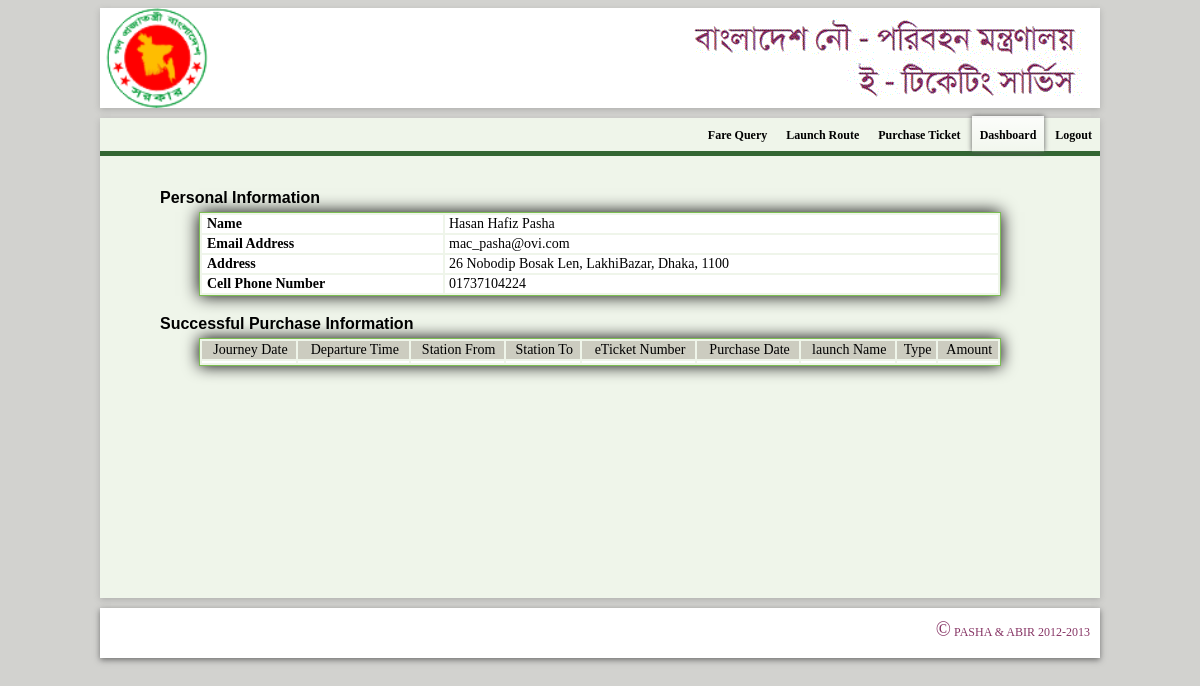
Screenshot of /neticketing/dashboard.php (signed in) with the database file from the repository.
### tables this page shows
CREATE TABLE IF NOT EXISTS `user_info` (
  `user_id` int(11) NOT NULL AUTO_INCREMENT,
  `user_name` varchar(60) DEFAULT NULL,
  `user_email` varchar(60) DEFAULT NULL,
  `user_phone` varchar(60) DEFAULT NULL,
  `user_address` text,
  `user_password` varchar(60) DEFAULT NULL,
  PRIMARY KEY (`user_id`),
  UNIQUE KEY `user_email` (`user_email`),
  UNIQUE KEY `user_phone` (`user_phone`)
);

### neticketing/dashboard.php (the view, shortened to what this page needs)
<?php require_once('Connections/neticketing.php'); ?>
<?php
if (!function_exists("GetSQLValueString")) {
function GetSQLValueString($theValue, $theType, $theDefinedValue = "", $theNotDefinedValue = "")
{
  $theValue = function_exists("mysql_real_escape_string") ? mysql_real_escape_string($theValue) : mysql_escape_string($theValue);
  switch ($theType) {
    case "text":
      $theValue = ($theValue != "") ? "'" . $theValue . "'" : "NULL";
      break;
    case "long":
    case "int":
      $theValue = ($theValue != "") ? intval($theValue) : "NULL";
      break;
  }
  return $theValue;
}
}
$colname_user_information = "-1";
if (isset($_SESSION['user_email'])) {
  $colname_user_information = $_SESSION['user_email'];
}
$query_user_information = sprintf("SELECT user_name, user_email, user_phone, user_address FROM user_info WHERE user_email = %s", GetSQLValueString($colname_user_information, "text"));
$user_information = mysql_query($query_user_information, $neticketing) or die(mysql_error());
$row_user_information = mysql_fetch_assoc($user_information);
$colname_purchaseInfo = "-1";
$query_purchaseInfo = sprintf("SELECT purchase_date, journey_date, dept_time, source, destination, launch_name, tnr, catagory, amount
  FROM purchase_info
  WHERE user_id = '".$_SESSION['user_id']."'
  ORDER BY journey_date DESC", GetSQLValueString($colname_purchaseInfo, "int"));
$purchaseInfo = mysql_query($query_purchaseInfo, $neticketing) or die(mysql_error());
$row_purchaseInfo = mysql_fetch_assoc($purchaseInfo);
?>
<?php include('include/banner.php');?>
<body>
<?php
include('include/header.php');
?>
<div id="signup_body" class="account_body" style="padding-top:  0px;">
  <div id="tabs">
    <?php include('include/navigation.php');?>
  </div>
  <div id="dashboard" style="margin-top: 30px; ">
    <div>
      <div class="title_home"><font style="padding-left: 10px; font-family: arial; font-size: 16px; font-weight: bold; color: #000; ">Personal Information</font></div>
      <table class="table" style="box-shadow:0px 0px 16px;">
        <tr class="home" >
          <th>Name</th>
          <td><?php echo $row_user_information['user_name']; ?></td>
        </tr>
        <tr class="home" >
          <th>Email Address</th>
          <td><?php echo $row_user_information['user_email']; ?></td>
        </tr>
        <tr class="home" >
          <th>Address</th>
          <td><?php echo $row_user_information['user_address']; ?></td>
        </tr>
        <tr class="home" >
          <th>Cell Phone Number</th>
          <td><?php echo $row_user_information['user_phone']; ?></td>
        </tr>
      </table>
    </div>
    <br/>
    <div>
      <div class="title_home">
        <font style="padding-left: 10px; font-family: arial; font-size: 16px; font-weight: bold; color: #000; ">
         Successful Purchase Information
       </font>
      </div>
      <table  class="table" style="box-shadow:0px 0px 16px #000000;">
        <tr bgcolor="#ccccc" align="center" font-size="1.5em" >
          <td>Journey Date</td>
          <td>Departure Time</td>
          <td>Station From </td>
          <td>Station To</td>
          <td>eTicket Number</td>
          <td>Purchase Date</td>
          <td>launch Name</td>
          <td>Type</td>
          <td>Amount</td>
        </tr>
        <?php do { ?>
          <tr bgcolor="#FFF" align="center" >
            <td><?php echo $row_purchaseInfo['journey_date']; ?></td>
            <td><?php echo $row_purchaseInfo['dept_time']; ?></td>
            <td><?php echo $row_purchaseInfo['source']; ?></td>
            <td><?php echo $row_purchaseInfo['destination']; ?></td>
            <td><?php echo $row_purchaseInfo['tnr']; ?></td>
            <td><?php echo $row_purchaseInfo['purchase_date']; ?></td>
            <td><?php echo $row_purchaseInfo['launch_name']; ?></td>
            <td><?php echo $row_purchaseInfo['catagory']; ?></td>
            <td><?php echo $row_purchaseInfo['amount']; ?></td>
          </tr>
          <?php } while ($row_purchaseInfo = mysql_fetch_assoc($purchaseInfo)); ?>
      </table>
    </div>
    <br/>
  </div>
</div>
<?php include('include/footer.php');?>
</body>
</html>

### neticketing/css/main_style.css (style rules this page uses)
body { background: #d2d2cf; }
#signup_body { background:#EFF5EA; width:1000px; min-height: 480px; margin:auto; box-shadow: 0 2px 6px rgba(100, 100, 100, 0.3); }
.title_home { margin: auto; width: 900px; height: 20px; padding: 3px 0 3px 0; border-radius: 5px 5px 0 0; }
.table { border:1px #7BBD52 solid; margin: auto; width: 802px; }

### neticketing/dashboard.php (style rules this page uses)
.account_body { font-size:14px; }
.table td { padding-left: 4px; }
th { text-align:left;padding-left: 5px; }
.table .home { background:#fff; }

### rows the page displays
user_info: user_name "Hasan Hafiz Pasha", user_email "mac_pasha@ovi.com", user_address "26 Nobodip Bosak Len, LakhiBazar, Dhaka, 1100", user_phone "01737104224"
